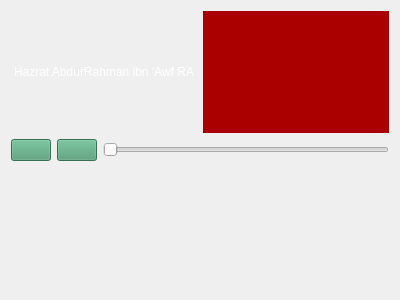
<?xml version="1.0" encoding="UTF-8"?>
<ui version="4.0">
 <class>Rehman</class>
 <widget class="QWidget" name="Rehman">
  <property name="geometry">
   <rect>
    <x>0</x>
    <y>0</y>
    <width>400</width>
    <height>300</height>
   </rect>
  </property>
  <property name="windowTitle">
   <string>Form</string>
  </property>
  <property name="styleSheet">
   <string notr="true">background-image: url(:/res/rehman1.jpg);</string>
  </property>
  <layout class="QGridLayout" name="gridLayout">
   <item row="0" column="0" colspan="3">
    <layout class="QHBoxLayout" name="horizontalLayout">
     <item>
      <widget class="QLabel" name="label">
       <property name="styleSheet">
        <string notr="true">color: rgb(255, 255, 255);
font: 700 12pt &quot;Segoe Print&quot;;</string>
       </property>
       <property name="text">
        <string>Hazrat AbdurRahman ibn 'Awf RA</string>
       </property>
       <property name="alignment">
        <set>Qt::AlignCenter</set>
       </property>
       <property name="wordWrap">
        <bool>true</bool>
       </property>
      </widget>
     </item>
     <item>
      <widget class="QLabel" name="label_2">
       <property name="styleSheet">
        <string notr="true">background-color: rgb(170, 0, 0);
font: 24pt &quot;Wide Latin&quot;;</string>
       </property>
       <property name="text">
        <string/>
       </property>
       <property name="alignment">
        <set>Qt::AlignCenter</set>
       </property>
       <property name="wordWrap">
        <bool>true</bool>
       </property>
      </widget>
     </item>
    </layout>
   </item>
   <item row="1" column="0">
    <widget class="QPushButton" name="pushButton">
     <property name="styleSheet">
      <string notr="true">background-color: rgb(77, 155, 115);
color: rgb(85, 170, 0);</string>
     </property>
     <property name="text">
      <string/>
     </property>
    </widget>
   </item>
   <item row="1" column="1">
    <widget class="QPushButton" name="pushButton_2">
     <property name="styleSheet">
      <string notr="true">background-color: rgb(77, 155, 115);
color: rgb(170, 159, 0);</string>
     </property>
     <property name="text">
      <string/>
     </property>
    </widget>
   </item>
   <item row="1" column="2">
    <widget class="QSlider" name="horizontalSlider">
     <property name="orientation">
      <enum>Qt::Horizontal</enum>
     </property>
    </widget>
   </item>
   <item row="2" column="0" colspan="3">
    <widget class="QLabel" name="label_3">
     <property name="styleSheet">
      <string notr="true">background-image: url(:/res/rehmann.jpeg);
font: 600 italic 14pt &quot;Segoe UI&quot;;
color: rgb(255, 255, 255);</string>
     </property>
     <property name="text">
      <string/>
     </property>
     <property name="alignment">
      <set>Qt::AlignCenter</set>
     </property>
     <property name="wordWrap">
      <bool>true</bool>
     </property>
    </widget>
   </item>
  </layout>
 </widget>
 <resources/>
 <connections/>
</ui>
